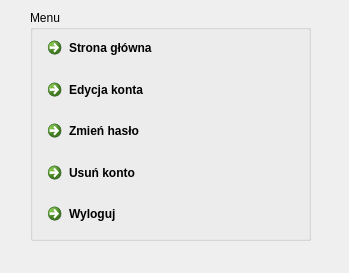
<?xml version="1.0" encoding="UTF-8"?>
<ui version="4.0">
 <class>strona_glowna_uzytkownik_zal</class>
 <widget class="QDialog" name="strona_glowna_uzytkownik_zal">
  <property name="geometry">
   <rect>
    <x>0</x>
    <y>0</y>
    <width>349</width>
    <height>273</height>
   </rect>
  </property>
  <property name="windowTitle">
   <string>Dialog</string>
  </property>
  <widget class="QGroupBox" name="groupBox_3">
   <property name="geometry">
    <rect>
     <x>30</x>
     <y>10</y>
     <width>281</width>
     <height>231</height>
    </rect>
   </property>
   <property name="title">
    <string>Menu</string>
   </property>
   <widget class="QWidget" name="layoutWidget_5">
    <property name="geometry">
     <rect>
      <x>10</x>
      <y>20</y>
      <width>261</width>
      <height>201</height>
     </rect>
    </property>
    <layout class="QVBoxLayout" name="verticalLayout_8">
     <item>
      <widget class="QCommandLinkButton" name="strona_glowna">
       <property name="text">
        <string>Strona główna</string>
       </property>
      </widget>
     </item>
     <item>
      <widget class="QCommandLinkButton" name="edycja_konta">
       <property name="text">
        <string>Edycja konta</string>
       </property>
      </widget>
     </item>
     <item>
      <widget class="QCommandLinkButton" name="edycja_konta_2">
       <property name="text">
        <string>Zmień hasło</string>
       </property>
      </widget>
     </item>
     <item>
      <widget class="QCommandLinkButton" name="edycja_konta_3">
       <property name="text">
        <string>Usuń konto</string>
       </property>
      </widget>
     </item>
     <item>
      <widget class="QCommandLinkButton" name="wyloguj">
       <property name="text">
        <string>Wyloguj</string>
       </property>
      </widget>
     </item>
    </layout>
   </widget>
  </widget>
 </widget>
 <resources/>
 <connections/>
</ui>
